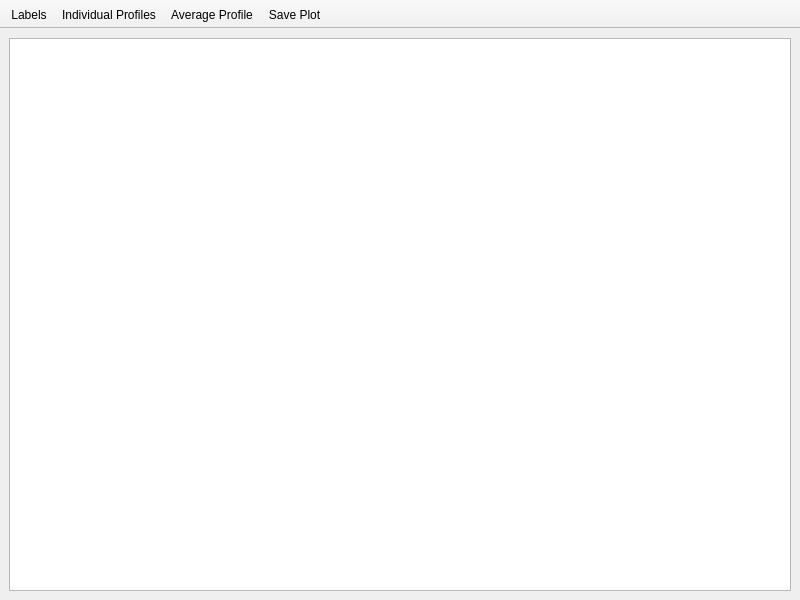
<?xml version="1.0" encoding="UTF-8"?>
<ui version="4.0">
 <class>ProfileWindow</class>
 <widget class="QMainWindow" name="ProfileWindow">
  <property name="geometry">
   <rect>
    <x>0</x>
    <y>0</y>
    <width>800</width>
    <height>600</height>
   </rect>
  </property>
  <property name="windowTitle">
   <string>Profile View</string>
  </property>
  <property name="windowIcon">
   <iconset resource="resources.qrc">
    <normaloff>:/icons/appicon</normaloff>:/icons/appicon</iconset>
  </property>
  <widget class="QWidget" name="centralwidget">
   <layout class="QHBoxLayout" name="horizontalLayout">
    <item>
     <widget class="QtCharts::QChartView" name="chartView"/>
    </item>
   </layout>
  </widget>
  <widget class="QToolBar" name="toolBar">
   <property name="windowTitle">
    <string>toolBar</string>
   </property>
   <property name="movable">
    <bool>false</bool>
   </property>
   <attribute name="toolBarArea">
    <enum>TopToolBarArea</enum>
   </attribute>
   <attribute name="toolBarBreak">
    <bool>false</bool>
   </attribute>
   <addaction name="actionShowLabels"/>
   <addaction name="actionShowIndividual"/>
   <addaction name="actionShowAverage"/>
   <addaction name="actionSavePlot"/>
  </widget>
  <action name="actionShowAverage">
   <property name="checkable">
    <bool>true</bool>
   </property>
   <property name="text">
    <string>Average Profile</string>
   </property>
   <property name="shortcut">
    <string>A</string>
   </property>
  </action>
  <action name="actionShowIndividual">
   <property name="checkable">
    <bool>true</bool>
   </property>
   <property name="text">
    <string>Individual Profiles</string>
   </property>
   <property name="shortcut">
    <string>I</string>
   </property>
  </action>
  <action name="actionSavePlot">
   <property name="icon">
    <iconset theme="camera">
     <normaloff>.</normaloff>.</iconset>
   </property>
   <property name="text">
    <string>Save Plot</string>
   </property>
  </action>
  <action name="actionShowLabels">
   <property name="checkable">
    <bool>true</bool>
   </property>
   <property name="text">
    <string>Labels</string>
   </property>
   <property name="toolTip">
    <string>Show Sample Labels</string>
   </property>
  </action>
 </widget>
 <customwidgets>
  <customwidget>
   <class>QtCharts::QChartView</class>
   <extends>QGraphicsView</extends>
   <header location="global">QtCharts/QChartView</header>
  </customwidget>
 </customwidgets>
 <resources>
  <include location="resources.qrc"/>
 </resources>
 <connections/>
</ui>
